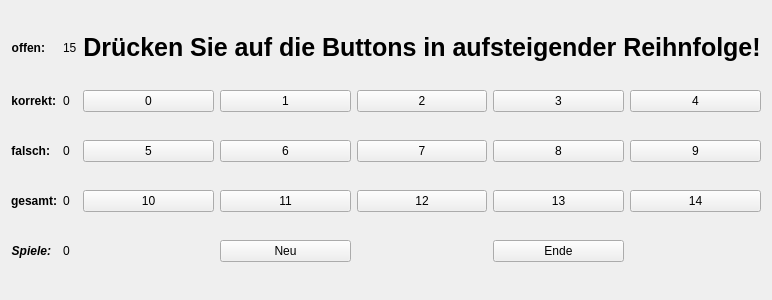
<?xml version="1.0" encoding="UTF-8"?>
<ui version="4.0">
 <class>Form</class>
 <widget class="QWidget" name="Form">
  <property name="geometry">
   <rect>
    <x>0</x>
    <y>0</y>
    <width>734</width>
    <height>300</height>
   </rect>
  </property>
  <property name="windowTitle">
   <string>Form</string>
  </property>
  <layout class="QHBoxLayout" name="horizontalLayout">
   <item>
    <layout class="QGridLayout" name="gridLayout">
     <item row="0" column="1">
      <widget class="QLabel" name="label_offen_punkte">
       <property name="sizePolicy">
        <sizepolicy hsizetype="Maximum" vsizetype="Preferred">
         <horstretch>0</horstretch>
         <verstretch>0</verstretch>
        </sizepolicy>
       </property>
       <property name="text">
        <string>15</string>
       </property>
      </widget>
     </item>
     <item row="1" column="1">
      <widget class="QLabel" name="label_koorekt_punkte">
       <property name="sizePolicy">
        <sizepolicy hsizetype="Maximum" vsizetype="Preferred">
         <horstretch>0</horstretch>
         <verstretch>0</verstretch>
        </sizepolicy>
       </property>
       <property name="text">
        <string>0</string>
       </property>
      </widget>
     </item>
     <item row="2" column="1">
      <widget class="QLabel" name="label_falsch_punkte">
       <property name="sizePolicy">
        <sizepolicy hsizetype="Maximum" vsizetype="Preferred">
         <horstretch>0</horstretch>
         <verstretch>0</verstretch>
        </sizepolicy>
       </property>
       <property name="text">
        <string>0</string>
       </property>
      </widget>
     </item>
     <item row="1" column="4">
      <widget class="QPushButton" name="pushButton_2">
       <property name="text">
        <string>2</string>
       </property>
      </widget>
     </item>
     <item row="1" column="5">
      <widget class="QPushButton" name="pushButton_3">
       <property name="text">
        <string>3</string>
       </property>
      </widget>
     </item>
     <item row="1" column="2">
      <widget class="QPushButton" name="pushButton_0">
       <property name="sizePolicy">
        <sizepolicy hsizetype="Minimum" vsizetype="Fixed">
         <horstretch>0</horstretch>
         <verstretch>0</verstretch>
        </sizepolicy>
       </property>
       <property name="text">
        <string>0</string>
       </property>
       <property name="checkable">
        <bool>false</bool>
       </property>
      </widget>
     </item>
     <item row="1" column="3">
      <widget class="QPushButton" name="pushButton_1">
       <property name="text">
        <string>1</string>
       </property>
      </widget>
     </item>
     <item row="3" column="1">
      <widget class="QLabel" name="label_gesamt_punkte">
       <property name="sizePolicy">
        <sizepolicy hsizetype="Maximum" vsizetype="Preferred">
         <horstretch>0</horstretch>
         <verstretch>0</verstretch>
        </sizepolicy>
       </property>
       <property name="text">
        <string>0</string>
       </property>
      </widget>
     </item>
     <item row="1" column="0">
      <widget class="QLabel" name="label_korrekt">
       <property name="sizePolicy">
        <sizepolicy hsizetype="Maximum" vsizetype="Preferred">
         <horstretch>0</horstretch>
         <verstretch>0</verstretch>
        </sizepolicy>
       </property>
       <property name="font">
        <font>
         <weight>75</weight>
         <bold>true</bold>
        </font>
       </property>
       <property name="text">
        <string>korrekt:</string>
       </property>
       <property name="alignment">
        <set>Qt::AlignRight|Qt::AlignTrailing|Qt::AlignVCenter</set>
       </property>
      </widget>
     </item>
     <item row="0" column="0">
      <widget class="QLabel" name="label_offen">
       <property name="sizePolicy">
        <sizepolicy hsizetype="Maximum" vsizetype="Preferred">
         <horstretch>0</horstretch>
         <verstretch>0</verstretch>
        </sizepolicy>
       </property>
       <property name="font">
        <font>
         <weight>75</weight>
         <bold>true</bold>
        </font>
       </property>
       <property name="text">
        <string>offen:</string>
       </property>
       <property name="alignment">
        <set>Qt::AlignRight|Qt::AlignTrailing|Qt::AlignVCenter</set>
       </property>
      </widget>
     </item>
     <item row="4" column="0">
      <widget class="QLabel" name="label_spiele">
       <property name="sizePolicy">
        <sizepolicy hsizetype="Maximum" vsizetype="Preferred">
         <horstretch>0</horstretch>
         <verstretch>0</verstretch>
        </sizepolicy>
       </property>
       <property name="font">
        <font>
         <weight>75</weight>
         <italic>true</italic>
         <bold>true</bold>
        </font>
       </property>
       <property name="text">
        <string>Spiele:</string>
       </property>
       <property name="alignment">
        <set>Qt::AlignRight|Qt::AlignTrailing|Qt::AlignVCenter</set>
       </property>
      </widget>
     </item>
     <item row="4" column="1">
      <widget class="QLabel" name="label_spiele_punkte">
       <property name="sizePolicy">
        <sizepolicy hsizetype="Maximum" vsizetype="Preferred">
         <horstretch>0</horstretch>
         <verstretch>0</verstretch>
        </sizepolicy>
       </property>
       <property name="text">
        <string>0</string>
       </property>
      </widget>
     </item>
     <item row="2" column="0">
      <widget class="QLabel" name="label_falsch">
       <property name="sizePolicy">
        <sizepolicy hsizetype="Maximum" vsizetype="Preferred">
         <horstretch>0</horstretch>
         <verstretch>0</verstretch>
        </sizepolicy>
       </property>
       <property name="font">
        <font>
         <weight>75</weight>
         <bold>true</bold>
        </font>
       </property>
       <property name="text">
        <string>falsch:</string>
       </property>
       <property name="alignment">
        <set>Qt::AlignRight|Qt::AlignTrailing|Qt::AlignVCenter</set>
       </property>
      </widget>
     </item>
     <item row="3" column="0">
      <widget class="QLabel" name="label_gesamt">
       <property name="sizePolicy">
        <sizepolicy hsizetype="Maximum" vsizetype="Preferred">
         <horstretch>0</horstretch>
         <verstretch>0</verstretch>
        </sizepolicy>
       </property>
       <property name="font">
        <font>
         <weight>75</weight>
         <bold>true</bold>
        </font>
       </property>
       <property name="text">
        <string>gesamt:</string>
       </property>
       <property name="alignment">
        <set>Qt::AlignRight|Qt::AlignTrailing|Qt::AlignVCenter</set>
       </property>
      </widget>
     </item>
     <item row="1" column="6">
      <widget class="QPushButton" name="pushButton_4">
       <property name="text">
        <string>4</string>
       </property>
      </widget>
     </item>
     <item row="2" column="2">
      <widget class="QPushButton" name="pushButton_5">
       <property name="text">
        <string>5</string>
       </property>
      </widget>
     </item>
     <item row="3" column="2">
      <widget class="QPushButton" name="pushButton_10">
       <property name="text">
        <string>10</string>
       </property>
      </widget>
     </item>
     <item row="2" column="3">
      <widget class="QPushButton" name="pushButton_6">
       <property name="text">
        <string>6</string>
       </property>
      </widget>
     </item>
     <item row="3" column="3">
      <widget class="QPushButton" name="pushButton_11">
       <property name="text">
        <string>11</string>
       </property>
      </widget>
     </item>
     <item row="2" column="4">
      <widget class="QPushButton" name="pushButton_7">
       <property name="text">
        <string>7</string>
       </property>
      </widget>
     </item>
     <item row="3" column="4">
      <widget class="QPushButton" name="pushButton_12">
       <property name="text">
        <string>12</string>
       </property>
      </widget>
     </item>
     <item row="2" column="5">
      <widget class="QPushButton" name="pushButton_8">
       <property name="text">
        <string>8</string>
       </property>
      </widget>
     </item>
     <item row="2" column="6">
      <widget class="QPushButton" name="pushButton_9">
       <property name="text">
        <string>9</string>
       </property>
      </widget>
     </item>
     <item row="3" column="5">
      <widget class="QPushButton" name="pushButton_13">
       <property name="text">
        <string>13</string>
       </property>
      </widget>
     </item>
     <item row="3" column="6">
      <widget class="QPushButton" name="pushButton_14">
       <property name="text">
        <string>14</string>
       </property>
      </widget>
     </item>
     <item row="4" column="3">
      <widget class="QPushButton" name="pushButton_new">
       <property name="text">
        <string>Neu</string>
       </property>
      </widget>
     </item>
     <item row="4" column="5">
      <widget class="QPushButton" name="pushButton_end">
       <property name="text">
        <string>Ende</string>
       </property>
      </widget>
     </item>
     <item row="0" column="2" colspan="5">
      <widget class="QLabel" name="label_header">
       <property name="sizePolicy">
        <sizepolicy hsizetype="Preferred" vsizetype="Maximum">
         <horstretch>0</horstretch>
         <verstretch>0</verstretch>
        </sizepolicy>
       </property>
       <property name="font">
        <font>
         <pointsize>19</pointsize>
         <weight>75</weight>
         <bold>true</bold>
         <strikeout>false</strikeout>
        </font>
       </property>
       <property name="text">
        <string>Drücken Sie auf die Buttons in aufsteigender Reihnfolge!</string>
       </property>
       <property name="alignment">
        <set>Qt::AlignCenter</set>
       </property>
      </widget>
     </item>
    </layout>
   </item>
  </layout>
 </widget>
 <tabstops>
  <tabstop>pushButton_0</tabstop>
  <tabstop>pushButton_1</tabstop>
  <tabstop>pushButton_2</tabstop>
  <tabstop>pushButton_3</tabstop>
  <tabstop>pushButton_4</tabstop>
  <tabstop>pushButton_5</tabstop>
  <tabstop>pushButton_6</tabstop>
  <tabstop>pushButton_7</tabstop>
  <tabstop>pushButton_8</tabstop>
  <tabstop>pushButton_9</tabstop>
  <tabstop>pushButton_10</tabstop>
  <tabstop>pushButton_11</tabstop>
  <tabstop>pushButton_12</tabstop>
  <tabstop>pushButton_13</tabstop>
  <tabstop>pushButton_14</tabstop>
  <tabstop>pushButton_new</tabstop>
  <tabstop>pushButton_end</tabstop>
 </tabstops>
 <resources/>
 <connections>
  <connection>
   <sender>pushButton_end</sender>
   <signal>clicked()</signal>
   <receiver>Form</receiver>
   <slot>close()</slot>
   <hints>
    <hint type="sourcelabel">
     <x>534</x>
     <y>253</y>
    </hint>
    <hint type="destinationlabel">
     <x>366</x>
     <y>149</y>
    </hint>
   </hints>
  </connection>
 </connections>
</ui>
